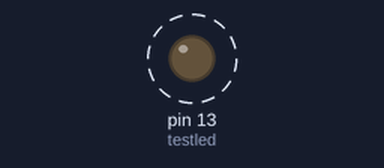
The sketch below on a simulated Arduino Uno, built with avr-gcc and run on an emulated ATmega328P. Shown: output pins drawn as LEDs (lit = HIGH). Dashed ring = blinking. What the sketch prints to the serial monitor is not drawn.

Above: at 0.2 s.
Timing chart, 0 to 3.0 s (numbered marks = the images above):
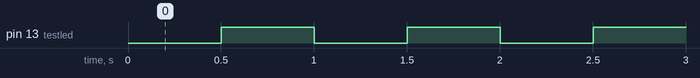

The sketch:

testboard.ino
```cpp
/**
 * test board
 * anyz
 */

int testled = 13;
int timespan = 500;

void setup() {
    pinMode(testled, OUTPUT);
    Serial.begin(9600);
}

void loop() {
    delay(timespan);
    digitalWrite(testled, HIGH);
    delay(timespan);
    digitalWrite(testled, LOW);
    Serial.println("buildin led test...");
}
```

Measured:
- by itself, pin 13 (testled): alternates HIGH for 0.50 s and LOW for 0.50 s
